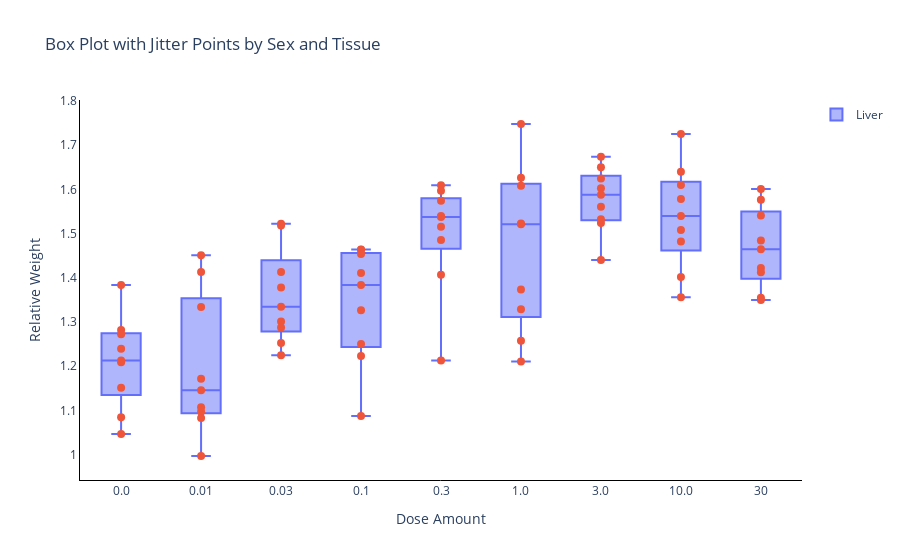

Notebook code for this chart:
### Markdown cell above
### Plotly interactive visualization of un-normalized liver weights
---
### Boxplot of liver weights

### Code cell
df = input_data

# Convert "dose_amount_x" to a categorical variable with a specific order (if needed)
dose_order = sorted(df["dose_amount_x"].unique())
df["dose_amount_x"] = pd.Categorical(df["dose_amount_x"], categories=dose_order, ordered=True)

# Create a box plot using Plotly graph objects
box_fig = go.Figure()
for site in df["biospecimen_anatomic_site"].unique():
    box_data = df[df["biospecimen_anatomic_site"] == site]
    box_fig.add_trace(
        go.Box(
            x=box_data["dose_amount_x"],
            y=box_data["value_y"],
            name=site,
            boxpoints=False,  # Do not show points in the box plot
        )
    )

# Add jitter points to the same figure
for site in df["biospecimen_anatomic_site"].unique():
    jitter_data = df[df["biospecimen_anatomic_site"] == site]
    box_fig.add_trace(
        go.Scatter(
            x=jitter_data["dose_amount_x"],
            y=jitter_data["value_y"],
            name=f"{site} Jitter",
            mode="markers",
            marker=dict(size=8),
            showlegend=False,  # To avoid duplicating the legend
        )
    )

box_fig.update_layout(
    xaxis_title="Dose Amount",
    yaxis_title="Relative Weight",
    title="Box Plot with Jitter Points by Sex and Tissue",
    plot_bgcolor='white',  # Set background color to white
    paper_bgcolor='white',  # Set paper color to white
)

# Set the plot area border color
box_fig.update_xaxes(showline=True, linewidth=1, linecolor='black')  # Set x-axis border color
box_fig.update_yaxes(showline=True, linewidth=1, linecolor='black')  # Set y-axis border color

# Show the plot
box_fig.show()

### Figure 1 — Plotly figure (JSON) as saved in the notebook; plotly's stock layout.template omitted (floating-point values rounded to 4 significant figures)
{"data": [{"boxpoints": false, "name": "Liver", "type": "box", "x": ["0.0", "0.0", "0.0", "0.0", "0.0", "0.0", "0.0", "0.0", "0.0", "0.01", "0.01", "0.01", "0.01", "0.01", "0.01", "0.01", "0.01", "0.01", "0.03", "0.03", "0.03", "0.03", "0.03", "0.03", "0.03", "0.03", "0.03", "0.1", "0.1", "0.1", "0.1", "0.1", "0.1", "0.1", "0.1", "0.1", "0.3", "0.3", "0.3", "0.3", "0.3", "0.3", "0.3", "0.3", "0.3", "1.0", "1.0", "1.0", "1.0", "1.0", "1.0", "1.0", "1.0", "1.0", "3.0", "3.0", "3.0", "3.0", "3.0", "3.0", "3.0", "3.0", "3.0", "10.0", "10.0", "10.0", "10.0", "10.0", "10.0", "10.0", "10.0", "10.0", "30", "30", "30", "30", "30", "30", "30", "30", "30"], "y": [1.282, 1.047, 1.151, 1.209, 1.384, 1.213, 1.24, 1.272, 1.085, 1.334, 1.413, 1.451, 1.097, 1.107, 1.172, 1.083, 1.145, 0.9968, 1.253, 1.225, 1.301, 1.287, 1.378, 1.522, 1.413, 1.519, 1.335, 1.327, 1.384, 1.087, 1.411, 1.464, 1.464, 1.454, 1.25, 1.223, 1.486, 1.407, 1.213, 1.537, 1.574, 1.609, 1.54, 1.515, 1.597, 1.374, 1.523, 1.211, 1.626, 1.748, 1.608, 1.329, 1.258, 1.521, 1.65, 1.561, 1.625, 1.524, 1.603, 1.532, 1.674, 1.588, 1.44, 1.578, 1.508, 1.64, 1.726, 1.402, 1.482, 1.54, 1.61, 1.356, 1.577, 1.355, 1.464, 1.484, 1.541, 1.35, 1.601, 1.422, 1.413]}, {"marker": {"size": 8}, "mode": "markers", "name": "Liver Jitter", "showlegend": false, "type": "scatter", "x": ["0.0", "0.0", "0.0", "0.0", "0.0", "0.0", "0.0", "0.0", "0.0", "0.01", "0.01", "0.01", "0.01", "0.01", "0.01", "0.01", "0.01", "0.01", "0.03", "0.03", "0.03", "0.03", "0.03", "0.03", "0.03", "0.03", "0.03", "0.1", "0.1", "0.1", "0.1", "0.1", "0.1", "0.1", "0.1", "0.1", "0.3", "0.3", "0.3", "0.3", "0.3", "0.3", "0.3", "0.3", "0.3", "1.0", "1.0", "1.0", "1.0", "1.0", "1.0", "1.0", "1.0", "1.0", "3.0", "3.0", "3.0", "3.0", "3.0", "3.0", "3.0", "3.0", "3.0", "10.0", "10.0", "10.0", "10.0", "10.0", "10.0", "10.0", "10.0", "10.0", "30", "30", "30", "30", "30", "30", "30", "30", "30"], "y": [1.282, 1.047, 1.151, 1.209, 1.384, 1.213, 1.24, 1.272, 1.085, 1.334, 1.413, 1.451, 1.097, 1.107, 1.172, 1.083, 1.145, 0.9968, 1.253, 1.225, 1.301, 1.287, 1.378, 1.522, 1.413, 1.519, 1.335, 1.327, 1.384, 1.087, 1.411, 1.464, 1.464, 1.454, 1.25, 1.223, 1.486, 1.407, 1.213, 1.537, 1.574, 1.609, 1.54, 1.515, 1.597, 1.374, 1.523, 1.211, 1.626, 1.748, 1.608, 1.329, 1.258, 1.521, 1.65, 1.561, 1.625, 1.524, 1.603, 1.532, 1.674, 1.588, 1.44, 1.578, 1.508, 1.64, 1.726, 1.402, 1.482, 1.54, 1.61, 1.356, 1.577, 1.355, 1.464, 1.484, 1.541, 1.35, 1.601, 1.422, 1.413]}], "layout": {"paper_bgcolor": "white", "plot_bgcolor": "white", "title": {"text": "Box Plot with Jitter Points by Sex and Tissue"}, "xaxis": {"linecolor": "black", "linewidth": 1, "showline": true, "title": {"text": "Dose Amount"}}, "yaxis": {"linecolor": "black", "linewidth": 1, "showline": true, "title": {"text": "Relative Weight"}}}}
